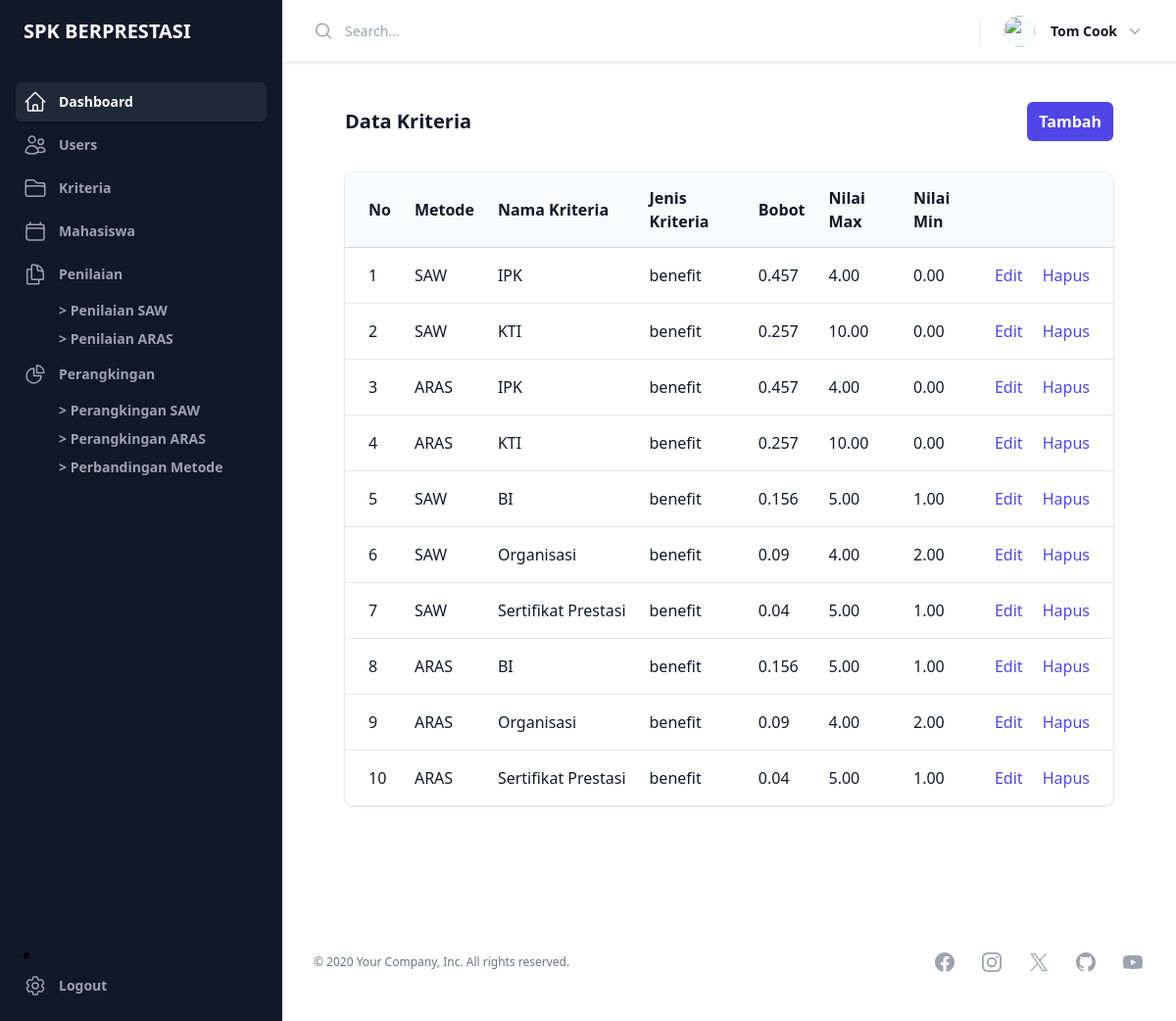
Page /index.php?page=kriteria (signed in) on the committed database.
### tables this page shows
CREATE TABLE `kriteria` (
  `idk` tinyint(4) NOT NULL,
  `metode` enum('SAW','ARAS') NOT NULL,
  `nama_k` varchar(100) NOT NULL,
  `jenis_k` set('benefit','cost') DEFAULT NULL,
  `bobot` float NOT NULL,
  `nilai_min` decimal(10,2) NOT NULL,
  `nilai_max` decimal(10,2) NOT NULL
);

### admin/tampil_kriteria.php (the view)
<div class="px-4 sm:px-6 lg:px-8">
    <div class="sm:flex sm:items-center">
        <div class="sm:flex-auto">
            <h1 class="font-bold text-xl leading-6 text-gray-900">Data Kriteria</h1>
        </div>
        <div class="mt-4 sm:ml-16 sm:mt-0 sm:flex-none">
            <a href="?page=kriteria&action=tambah" class="block rounded-md bg-indigo-600 px-3 py-2 text-center font-semibold text-white shadow-sm hover:bg-indigo-500 focus-visible:outline focus-visible:outline-2 focus-visible:outline-offset-2 focus-visible:outline-indigo-600">Tambah</a>
        </div>
    </div>
    <div class="mt-8 flow-root">
        <div class="-mx-4 -my-2 overflow-x-auto sm:-mx-6 lg:-mx-8">
            <div class="inline-block min-w-full py-2 align-middle sm:px-6 lg:px-8">
                <div class="overflow-hidden shadow ring-1 ring-black ring-opacity-5 sm:rounded-lg">
                    <table class="min-w-full divide-y divide-gray-300">
                        <thead class="bg-gray-50">
                            <tr>
                                <th scope="col" class="py-3.5 pl-4 pr-3 text-left font-semibold text-gray-900 sm:pl-6">No</th>
                                <th scope="col" class="px-3 py-3.5 text-left font-semibold text-gray-900">Metode</th>
                                <th scope="col" class="px-3 py-3.5 text-left font-semibold text-gray-900">Nama Kriteria</th>
                                <th scope="col" class="px-3 py-3.5 text-left font-semibold text-gray-900">Jenis Kriteria</th>
                                <th scope="col" class="px-3 py-3.5 text-left font-semibold text-gray-900">Bobot</th>
                                <th scope="col" class="px-3 py-3.5 text-left font-semibold text-gray-900">Nilai Max</th>
                                <th scope="col" class="px-3 py-3.5 text-left font-semibold text-gray-900">Nilai Min</th>
                                <th scope="col" class="relative py-3.5 pl-3 pr-4 sm:pr-6"><span class="sr-only">Edit</span></th>
                            </tr>
                        </thead>
                        <tbody class="divide-y divide-gray-200 bg-white">
                            <?php
                            $i = 1;
                            $sql = "SELECT * FROM kriteria ORDER BY idk ASC";
                            $result = $conn->query($sql);
                            while ($row = $result->fetch_assoc()) {
                            ?>
                                <tr>
                                    <td class="whitespace-nowrap py-4 pl-4 pr-3 font-medium text-gray-900 sm:pl-6"><?php echo $i++; ?></td>
                                    <td class="whitespace-nowrap px-3 py-4 text-gray-900"><?php echo $row['metode']; ?></td>
                                    <td class="whitespace-nowrap px-3 py-4 text-gray-900"><?php echo $row['nama_k']; ?></td>
                                    <td class="whitespace-nowrap px-3 py-4 text-gray-900"><?php echo $row['jenis_k']; ?></td>
                                    <td class="whitespace-nowrap px-3 py-4 text-gray-900"><?php echo $row['bobot']; ?></td>
                                    <td class="whitespace-nowrap px-3 py-4 text-gray-900"><?php echo $row['nilai_max']; ?></td>
                                    <td class="whitespace-nowrap px-3 py-4 text-gray-900"><?php echo $row['nilai_min']; ?></td>
                                    <td class="relative whitespace-nowrap py-4 pl-3 pr-4 text-right font-medium sm:pr-6">
                                        <a href="?page=kriteria&action=update&idk=<?php echo $row['idk']; ?>" class="text-indigo-600 hover:text-indigo-900">Edit</a>
                                        <a onclick="return confirm('Yakin Ingin Menghapus Data ini?')" href="?page=kriteria&action=hapus&idk=<?php echo $row['idk']; ?>" class="text-indigo-600 hover:text-indigo-900 ml-4">Hapus</a>
                                    </td>
                                </tr>
                            <?php
                            }
                            ?>
                        </tbody>
                    </table>
                </div>
            </div>
        </div>
    </div>
</div>

### rows in the picture
kriteria: metode "SAW", nama_k "IPK", jenis_k "benefit", bobot "0.457", nilai_max "4.00", nilai_min "0.00"
kriteria: metode "SAW", nama_k "KTI", jenis_k "benefit", bobot "0.257", nilai_max "10.00", nilai_min "0.00"
kriteria: metode "ARAS", nama_k "IPK", jenis_k "benefit", bobot "0.457", nilai_max "4.00", nilai_min "0.00"
kriteria: metode "ARAS", nama_k "KTI", jenis_k "benefit", bobot "0.257", nilai_max "10.00", nilai_min "0.00"
kriteria: metode "SAW", nama_k "BI", jenis_k "benefit", bobot "0.156", nilai_max "5.00", nilai_min "1.00"
kriteria: metode "SAW", nama_k "Organisasi", jenis_k "benefit", bobot "0.09", nilai_max "4.00", nilai_min "2.00"
kriteria: metode "SAW", nama_k "Sertifikat Prestasi", jenis_k "benefit", bobot "0.04", nilai_max "5.00", nilai_min "1.00"
kriteria: metode "ARAS", nama_k "BI", jenis_k "benefit", bobot "0.156", nilai_max "5.00", nilai_min "1.00"
kriteria: metode "ARAS", nama_k "Organisasi", jenis_k "benefit", bobot "0.09", nilai_max "4.00", nilai_min "2.00"
kriteria: metode "ARAS", nama_k "Sertifikat Prestasi", jenis_k "benefit", bobot "0.04", nilai_max "5.00", nilai_min "1.00"
